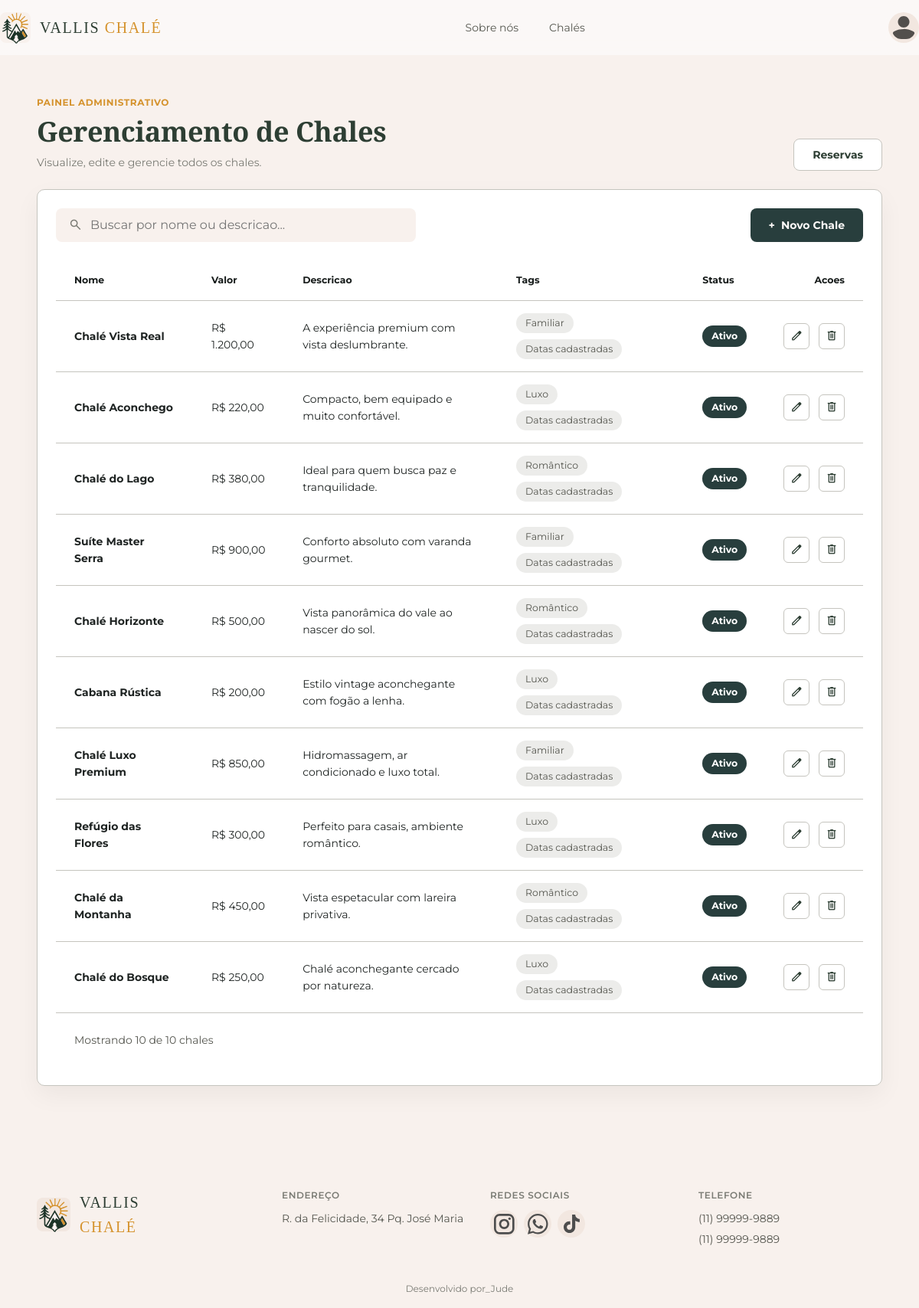
/pages/criar-chale.php (signed in), run on the app's committed database.
### tables this page shows
CREATE TABLE chale (
    id INT AUTO_INCREMENT PRIMARY KEY,
    nome VARCHAR(100) NOT NULL,
    descricao TEXT,
    imagem_url VARCHAR(255),
    preco_diaria DECIMAL(10,2) NOT NULL,
    datas_disponiveis JSON,
    disponibilidade BOOLEAN DEFAULT TRUE,
    categoria_id INT,
    FOREIGN KEY (categoria_id) REFERENCES categorias_chale(id)
);

CREATE TABLE categorias_chale (
    id INT AUTO_INCREMENT PRIMARY KEY,
    nome VARCHAR(100) NOT NULL,
    descricao TEXT
);

### pages/criar-chale.php (the view, shortened to what this page needs)
<?php
require_once '../config.php';
$chales = [];
$categorias = [];
try {
    $categorias = $pdo->query('SELECT id, nome FROM categorias_chale ORDER BY nome')->fetchAll();
    $chales = $pdo->query(
        'SELECT
            ch.id,
            ch.nome,
            ch.descricao,
            ch.imagem_url,
            ch.preco_diaria,
            ch.datas_disponiveis,
            ch.disponibilidade,
            ch.categoria_id,
            cat.nome AS categoria_nome
         FROM chale ch
         LEFT JOIN categorias_chale cat ON ch.categoria_id = cat.id
         ORDER BY ch.id DESC'
    )->fetchAll();
} catch (PDOException $e) {
    $databaseWarning = 'As tabelas de chales ainda nao foram encontradas. Importe database/sistema_chales.sql e database/insert.sql.';
}
?>
<!doctype html>
<html lang="pt-BR">
  <head>
    <link rel="stylesheet" href="../frontEnd/styles/tokens.css" />
    <link rel="stylesheet" href="../frontEnd/styles/global.css" />
    <link rel="stylesheet" href="../frontEnd/styles/sections/nav.css" />
    <link rel="stylesheet" href="../frontEnd/styles/sections/footer.css" />
    <link rel="stylesheet" href="../frontEnd/styles/sections/gerenciar-chales.css" />
  </head>
  <body class="chale-admin-page">
    <?php include '../frontEnd/includes/nav.inc.php'; ?>
    <main class="chale-admin-main container">
      <header class="chale-admin-header">
        <div>
          <span class="management-eyebrow">Painel administrativo</span>
          <h1>Gerenciamento de Chales</h1>
          <p>Visualize, edite e gerencie todos os chales.</p>
        </div>
        <a class="admin-link" href="gerenciamento.php">Reservas</a>
      </header>
      <section class="chale-table-card">
        <div class="chale-table-actions">
          <div class="search-box">
            <span class="material-symbols-outlined icon-search" aria-hidden="true">search</span>
            <input id="searchInput" type="search" placeholder="Buscar por nome ou descricao..." aria-label="Buscar chales" />
          </div>
          <button class="btn-primary" type="button" onclick="openCreateModal()" <?= $categorias ? '' : 'disabled title="Cadastre categorias antes de criar chales"' ?>>
            <span aria-hidden="true">+</span>
            Novo Chale
          </button>
        </div>
        <div class="table-container">
          <table>
            <thead>
              <tr>
                <th>Nome</th>
                <th>Valor</th>
                <th>Descricao</th>
                <th>Tags</th>
                <th>Status</th>
                <th class="text-right">Acoes</th>
              </tr>
            </thead>
            <tbody id="chalesTableBody">
              <?php foreach ($chales as $chale): ?>
                <?php
                  $isActive = (int) $chale['disponibilidade'] === 1;
                  $searchText = strtolower($chale['nome'] . ' ' . $chale['descricao'] . ' ' . $chale['categoria_nome'] . ' ' . ($isActive ? 'ativo' : 'inativo'));
                ?>
                <tr data-search="<?= htmlspecialchars($searchText, ENT_QUOTES, 'UTF-8') ?>">
                  <td><strong><?= htmlspecialchars($chale['nome'], ENT_QUOTES, 'UTF-8') ?></strong></td>
                  <td>R$ <?= number_format((float) $chale['preco_diaria'], 2, ',', '.') ?></td>
                  <td class="description-cell"><?= htmlspecialchars($chale['descricao'] ?: '-', ENT_QUOTES, 'UTF-8') ?></td>
                  <td>
                    <div class="tag-list">
                      <?php if ($chale['categoria_nome']): ?>
                        <span class="tag-chip"><?= htmlspecialchars($chale['categoria_nome'], ENT_QUOTES, 'UTF-8') ?></span>
                      <?php endif; ?>
                      <span class="tag-chip"><?= $chale['datas_disponiveis'] ? 'Datas cadastradas' : 'Sem datas' ?></span>
                    </div>
                  </td>
                  <td><span class="status-chip <?= $isActive ? 'active' : 'inactive' ?>"><?= $isActive ? 'Ativo' : 'Inativo' ?></span></td>
                  <td class="actions-cell">
                    <button
                      class="icon-button"
                      type="button"
                      title="Editar"
                      onclick='openEditModal(<?= json_encode($chale, JSON_HEX_TAG | JSON_HEX_APOS | JSON_HEX_QUOT | JSON_HEX_AMP) ?>)'
                    >
                      <span class="material-symbols-outlined" aria-hidden="true">edit</span>
                    </button>
                    <button
                      class="icon-button"
                      type="button"
                      title="Excluir"
                      onclick='openDeleteModal(<?= (int) $chale['id'] ?>, <?= json_encode($chale['nome'], JSON_HEX_TAG | JSON_HEX_APOS | JSON_HEX_QUOT | JSON_HEX_AMP) ?>)'
                    >
                      <span class="material-symbols-outlined" aria-hidden="true">delete</span>
                    </button>
                  </td>
                </tr>
              <?php endforeach; ?>
            </tbody>
          </table>
        </div>
        <footer class="table-footer">
          <p>Mostrando <span id="chaleCounter"><?= count($chales) ?></span> de <?= count($chales) ?> chales</p>
        </footer>
      </section>
    </main>
    <?php include '../frontEnd/includes/footer.inc.php'; ?>
  </body>
</html>

### frontEnd/styles/tokens.css (style rules this page uses)
:root { --primary: #2D3E33; --primary-container: #4a6350; --on-primary: #fcf9f8; --secondary: #D5932E; --secondary-container: #d9b67a; --on-secondary: #fcf9f8; --accent: #f4c65a; --accent-hover: #e8b73e; --surface: #fcf9f8; --surface-dim: #f5ebe6; --surface-bright: #ffffff; --surface-container-lowest: #ffffff; --surface-container-low: #f8f1ed; --surface-container: #f2e7e0; --surface-container-high: #ecdcd1; --surface-container-highest: #e3cfc2; --light-start: #ffffff; --light-end: #e0e0e0; --light-text: #333333; --surface-variant: #e0d8d2; --on-surface: #1b1c1c; --on-surface-variant: #55564f; --on-surface-muted: #7a7b74; --outline: #85857e; --outline-variant: #c5c4be; --shadow-ambient: 0px 20px 40px rgba(27, 28, 28, 0.06); --shadow-soft: 0px 12px 32px rgba(27, 28, 28, 0.05); --radius-sm: 0.375rem; --radius-md: 0.5rem; --radius-lg: 0.625rem; --radius-xl: 0.75rem; --radius-2xl: 1rem; --radius-pill: 999px; --font-heading: "Libre Baskerville", Georgia, "Times New Roman", serif; --font-body: "Montserrat", -apple-system, BlinkMacSystemFont, "Segoe UI", sans-serif; --display-lg: clamp(2.5rem, 5vw + 1rem, 4.5rem); --display-md: clamp(2rem, 3.5vw + 1rem, 3.25rem); --display-sm: clamp(1.75rem, 2vw + 1rem, 2.25rem); --title-lg: 1.5rem; --title-md: 1.25rem; --body-lg: 1.125rem; --body-md: 1rem; --body-sm: 0.875rem; --label-md: 0.75rem; --space-1: 0.25rem; --space-2: 0.5rem; --space-3: 0.75rem; --space-4: 1rem; --space-5: 1.5rem; --space-6: 2rem; --space-7: 2.5rem; --space-8: 3rem; --space-9: 4rem; --space-10: 6rem; --space-11: 8rem; --container-max: 1200px; --container-gutter: clamp(2rem, 4vw, 3rem); }

### frontEnd/styles/global.css (style rules this page uses)
*, *::before, *::after { box-sizing: border-box; }
html { scroll-behavior: smooth; }
body { margin: 0; font-family: var(--font-body); font-size: var(--body-md); line-height: 1.6; color: var(--on-surface); background-color: var(--surface); -webkit-font-smoothing: antialiased; text-rendering: optimizeLegibility; }
a { color: inherit; text-decoration: none; }
h1, h2, h3, h4 { font-family: var(--font-heading); font-weight: 500; color: var(--on-surface); line-height: 1.15; letter-spacing: -0.01em; margin: 0; }
p { margin: 0 0 var(--space-4); color: var(--on-surface-variant); }
.container { width: 100%; max-width: var( --container-max ); margin: 0 auto; padding: 0 var(--container-gutter); }

### data on the page
chale: nome "Chalé Vista Real", preco_diaria "1.200,00", descricao "A experiência premium com vista deslumbrante.", categoria.nome "Familiar", datas_disponiveis "Datas cadastradas", disponibilidade "Ativo"
chale: nome "Chalé Aconchego", preco_diaria "220,00", descricao "Compacto, bem equipado e muito confortável.", categoria.nome "Luxo", datas_disponiveis "Datas cadastradas", disponibilidade "Ativo"
chale: nome "Chalé do Lago", preco_diaria "380,00", descricao "Ideal para quem busca paz e tranquilidade.", categoria.nome "Romântico", shows "Datas cadastradas", disponibilidade "Ativo"
chale: nome "Suíte Master Serra", preco_diaria "900,00", descricao "Conforto absoluto com varanda gourmet.", categoria.nome "Familiar", datas_disponiveis "Datas cadastradas", disponibilidade "Ativo"
chale: nome "Chalé Horizonte", preco_diaria "500,00", descricao "Vista panorâmica do vale ao nascer do sol.", categoria.nome "Romântico", shows "Datas cadastradas", disponibilidade "Ativo"
chale: nome "Cabana Rústica", preco_diaria "200,00", descricao "Estilo vintage aconchegante com fogão a lenha.", categoria.nome "Luxo", datas_disponiveis "Datas cadastradas", disponibilidade "Ativo"
chale: nome "Chalé Luxo Premium", preco_diaria "850,00", descricao "Hidromassagem, ar condicionado e luxo total.", categoria.nome "Familiar", shows "Datas cadastradas", disponibilidade "Ativo"
chale: nome "Refúgio das Flores", preco_diaria "300,00", descricao "Perfeito para casais, ambiente romântico.", categoria.nome "Luxo", datas_disponiveis "Datas cadastradas", disponibilidade "Ativo"
chale: nome "Chalé da Montanha", preco_diaria "450,00", descricao "Vista espetacular com lareira privativa.", categoria.nome "Romântico", shows "Datas cadastradas", disponibilidade "Ativo"
chale: nome "Chalé do Bosque", preco_diaria "250,00", descricao "Chalé aconchegante cercado por natureza.", categoria.nome "Luxo", shows "Datas cadastradas", disponibilidade "Ativo"

### other printed values
count($chales) "10"
